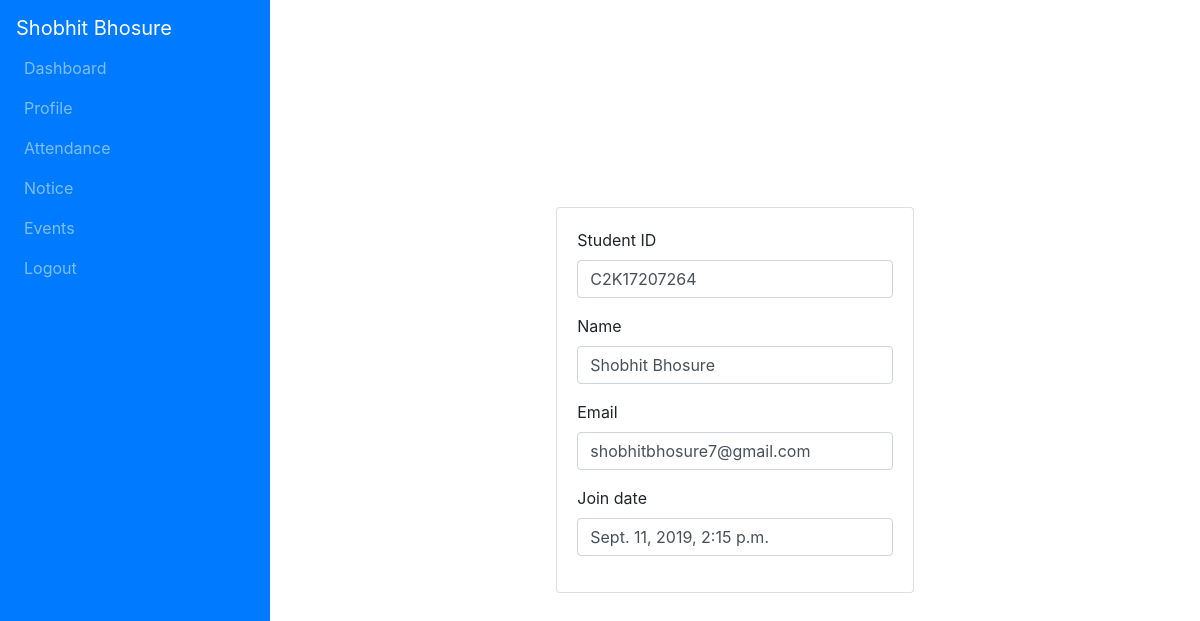
The app's page /profile/ (signed in), older data.
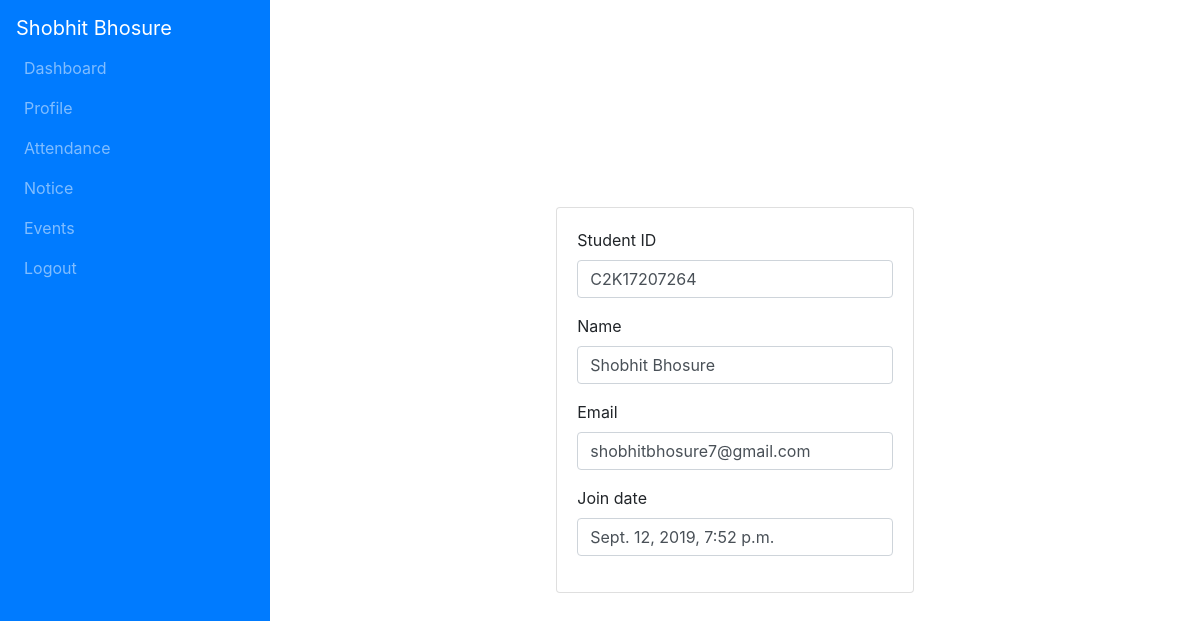
The same page, newer data.
### student_app/models.py (models this page shows, shortened)
class Student(models.Model):
    first_name      = models.CharField(max_length=25)
    last_name       = models.CharField(max_length=25)
    email           = models.EmailField(max_length=50)
    password        = models.CharField(max_length=100)
    student_id      = models.CharField(max_length=15)
    gender          = models.CharField(max_length=8)
    department      = models.ForeignKey(Department, on_delete = models.CASCADE)
    _class          = models.ForeignKey(Class, on_delete = models.CASCADE)
    register_time   = models.DateTimeField(default=timezone.now)

### student_app/views.py (the view)
# urls.py: path('profile/', views.profile, name='profile'),
def profile(request):
    if 'user_type' not in request.session.keys():
        return redirect('/')
    if request.session['user_type'] == 'student':
        context = student_context(request.session['student_id'])
        return render(request, 'student_app/profile.html', context)
    elif request.session['user_type'] == 'staff':
        context = staff_context(request.session['staff_id'])
        request.session['cc'] = context['cc']
        return render(request, 'staff/profile.html', context)

### student_app/methods.py (called while the page is built)
def student_context(id):
    student = Student.objects.filter(student_id=id).get()
    context = {
        'student' : student
    }
    return context

### student_app/templates/student_app/profile.html (shortened to what this page needs)
<html>
<head>
	{% load static %}
{% include 'student_app/head.html' %}
<link href="{% static 'student_app/css/navbar-fixed-left.min.css' %}" rel="stylesheet" />
</head>
<body>
		{% include 'student_app/navbar.html' %}
		<div class="container-fluid">
        <div class="row h-100 justify-content-center align-items-center">
        <div class="col-md-5 col-sm-6">
            <div class="card">
                    <div class="card-body">
                        <div class="form-group">
                            <label> Student ID  </label>
                            <span class="form-control">{{ student.student_id }} </span>
                        </div>
                        <div class="form-group">
                                <label> Name </label>
                                <span class="form-control"> {{ student.first_name }} {{ student.last_name }}</span>
                            </div>
                        <div class="form-group">
                            <label> Email </label>
                            <span class="form-control"> {{ student.email }}</span>
                        </div>
                        <div class="form-group">
                            <label> Join date </label>
                            <span class="form-control"> {{ student.register_time }}</span>
                        </div>
                </div>
                </div>
            </div>
            </div>
		</div>
</body>
</html>

### student_app/templates/student_app/head.html (shortened to what this page needs)
<link rel="stylesheet" href="https://stackpath.bootstrapcdn.com/bootstrap/4.3.1/css/bootstrap.min.css">

### student_app/templates/student_app/navbar.html (shortened to what this page needs)
<nav class="navbar navbar-expand-md navbar-dark bg-primary fixed-top">
        <a class="navbar-brand" href>{{ student.first_name }} {{ student.last_name }}</a>
        <div class="collapse navbar-collapse" id="navbarsExampleDefault">
            <ul class="navbar-nav">
                <li class="nav-item">
                    <a class="nav-link" href="{% url 'dashboard' %}">Dashboard</a>
                </li>
                <li class="nav-item">
                    <a class="nav-link" href="{% url 'profile' %}" >Profile</a>
                </li>
                <li class="nav-item">
                    <a class="nav-link" href="{% url 'student_attendance' %}">Attendance</a>
                </li>
                <li class="nav-item">
                    <a class="nav-link">Notice</a>
                </li>
                <li class="nav-item">
                    <a class="nav-link">Events</a>
                </li>
                <li class="nav-item">
                    <a class="nav-link" href="{% url 'logout' %}">Logout</a>
                </li>
            </ul>
        </div>
    </nav>

Row changes from the older to the newer data that the page shows:
changed Student "Shobhit": register_time "Sept. 11, 2019, 2:15 p.m." → "Sept. 12, 2019, 7:52 p.m."
